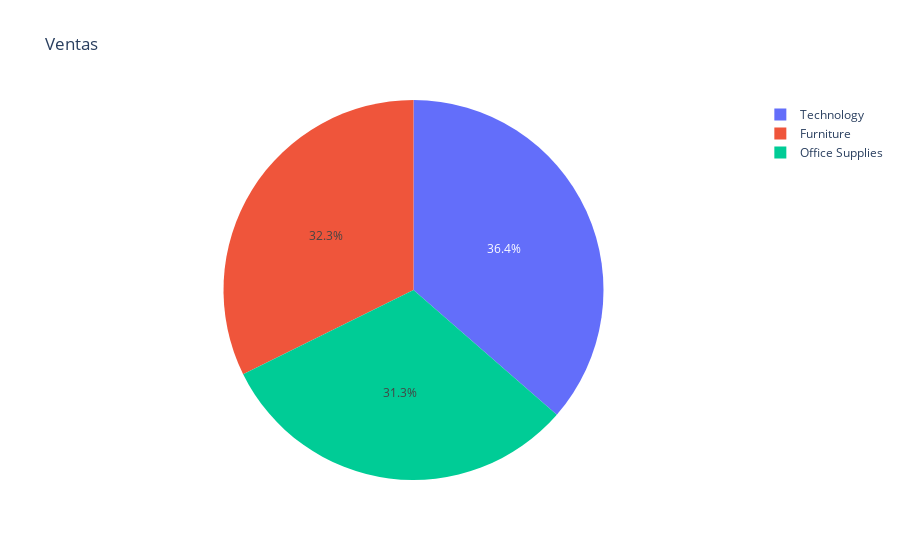

Notebook cell for this chart:
### Code cell
df2 = df[['Category', 'Sales']].groupby('Category').sum()
#df2
fig = px.pie(df2,
             values='Sales',
             names=df2.index,
             title='Ventas'
            )
fig.show()
#fig.write_html('./outputs/pie.html')

### Figure 1 — Plotly figure (JSON) as saved in the notebook; plotly's stock layout.template omitted (floating-point values rounded to 4 significant figures)
{"data": [{"domain": {"x": [0, 1], "y": [0, 1]}, "hovertemplate": "Category=%{label}<br>Sales=%{value}<extra></extra>", "labels": ["Furniture", "Office Supplies", "Technology"], "legendgroup": "", "name": "", "showlegend": true, "type": "pie", "values": [742000.0, 719000.0, 836200.0]}], "layout": {"legend": {"tracegroupgap": 0}, "title": {"text": "Ventas"}}}
